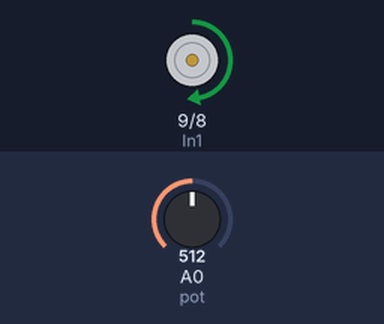
A sketch run on a simulated Arduino Uno, built with avr-gcc and run on an emulated ATmega328P. On the bench: motor-driver pin pairs drawn as motors (green arrow = first pin HIGH = forward, orange = second pin HIGH = backward, longer = more drive, scaled by the enable pin). The test bench sets the inputs (shaded band); at power-on: A0 (pot) = 512. What the sketch prints to the serial monitor is not drawn.

Above: at 1.2 s.
1.3 s: A0 (pot) set to 66
At 1.8 s:
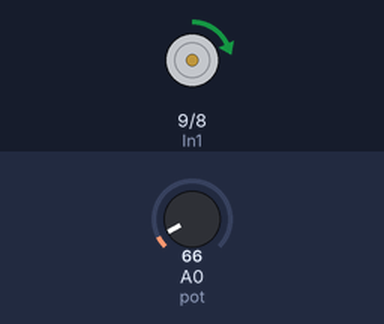
2.8 s: A0 (pot) set to 55
At 3.6 s:
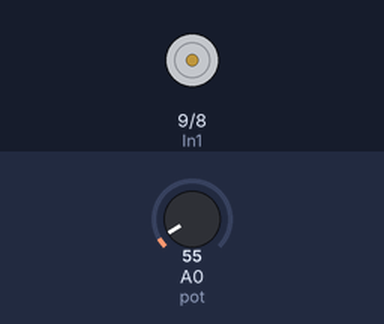
4.3 s: A0 (pot) set to 0
5.8 s: A0 (pot) set to 122
At 7.0 s:
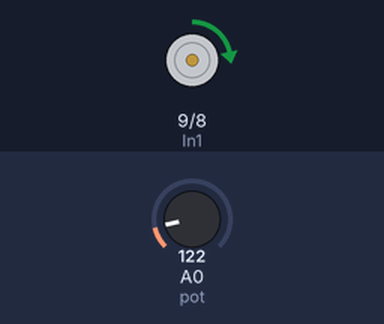
7.3 s: A0 (pot) set to 306
At 7.6 s:
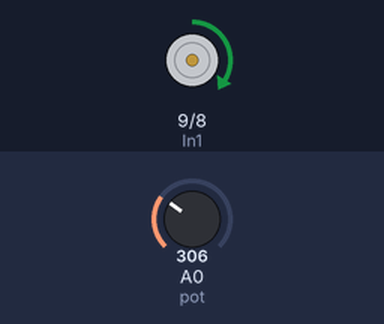
8.8 s: A0 (pot) set to 716
At 9.9 s:
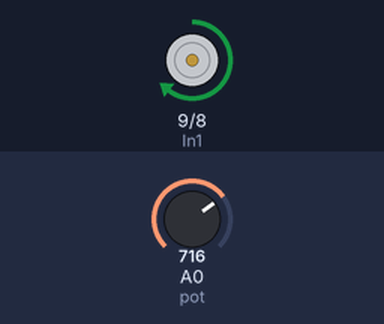
Timing chart, 0 to 11.3 s (numbered marks = the images above; inputs shaded):
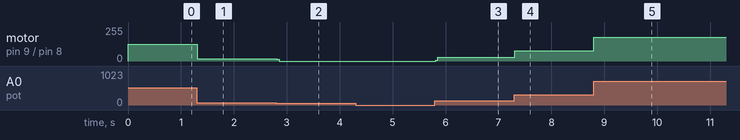

Measured:
- after the input at 1.3 s, motor on pin 9 (In1) / pin 8 (In2): forward 127/255 → forward 16/255 at once
- after the input at 2.8 s, motor on pin 9 (In1) / pin 8 (In2): forward 16/255 → stopped at once
- after the input at 5.8 s, motor on pin 9 (In1) / pin 8 (In2): stopped → forward 30/255 at once
- after the input at 7.3 s, motor on pin 9 (In1) / pin 8 (In2): forward 30/255 → forward 76/255 at once
- after the input at 8.8 s, motor on pin 9 (In1) / pin 8 (In2): forward 76/255 → forward 178/255 at once

The sketch:

arduino.ino
```cpp
const int In1 = 9;
const int In2 = 8;
const int ena = 10;
const int pot = A0;
void setup()
{
  pinMode(In1, OUTPUT);
  pinMode(In2, OUTPUT);
  pinMode(ena, OUTPUT);
  pinMode(pot, INPUT);
  Serial.begin(9600);
}
void loop()
{
int input = analogRead(pot);
input = map(input, 0, 1023, 0, 255);
Serial.println(input);

  digitalWrite(In1, HIGH);
  digitalWrite(In2, LOW);
  analogWrite(ena, input);
  if(input<15){
    digitalWrite(In1, LOW);
    digitalWrite(In2, LOW);
  }
}
```
